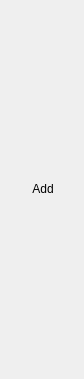
<?xml version="1.0" encoding="UTF-8"?>
<ui version="4.0">
 <class>MainWindow</class>
 <widget class="QMainWindow" name="MainWindow">
  <property name="geometry">
   <rect>
    <x>0</x>
    <y>0</y>
    <width>84</width>
    <height>379</height>
   </rect>
  </property>
  <property name="minimumSize">
   <size>
    <width>64</width>
    <height>0</height>
   </size>
  </property>
  <property name="maximumSize">
   <size>
    <width>84</width>
    <height>1024</height>
   </size>
  </property>
  <property name="windowTitle">
   <string>MainWindow</string>
  </property>
  <widget class="QWidget" name="centralWidget">
   <property name="styleSheet">
    <string notr="true"/>
   </property>
   <layout class="QVBoxLayout" name="verticalLayout_2">
    <item>
     <layout class="QVBoxLayout" name="verticalLayout">
      <item>
       <widget class="QPushButton" name="btn0">
        <property name="minimumSize">
         <size>
          <width>64</width>
          <height>64</height>
         </size>
        </property>
        <property name="maximumSize">
         <size>
          <width>64</width>
          <height>64</height>
         </size>
        </property>
        <property name="toolTip">
         <string>You can drop file enter me...</string>
        </property>
        <property name="styleSheet">
         <string notr="true">#btn0{
border-radius:5px;
background-color: rgbd(255, 255, 255,64);
}
QPushButton:hover{
border-image: url(:/pic/btnBG.png);}</string>
        </property>
        <property name="text">
         <string>Add</string>
        </property>
       </widget>
      </item>
      <item>
       <layout class="QHBoxLayout" name="horizontalLayout">
        <item>
         <layout class="QGridLayout" name="gridLayout" rowminimumheight="0"/>
        </item>
       </layout>
      </item>
     </layout>
    </item>
   </layout>
  </widget>
 </widget>
 <layoutdefault spacing="6" margin="11"/>
 <resources/>
 <connections/>
</ui>
